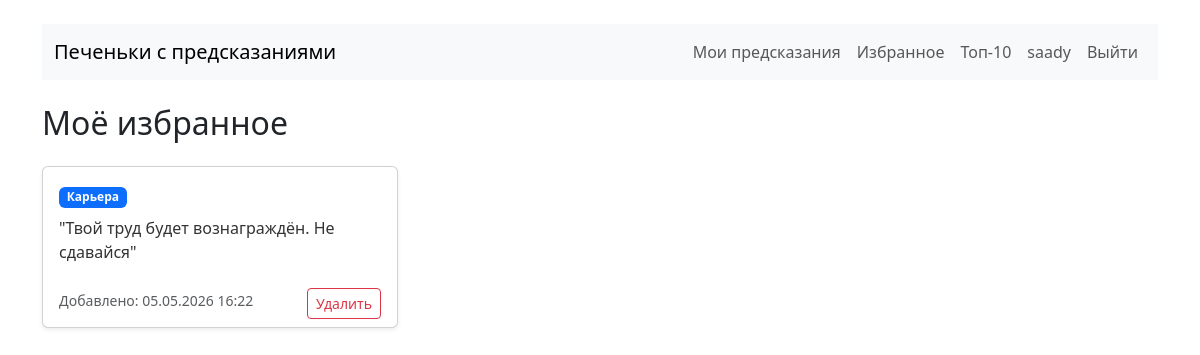
/favorites/ (signed in), run on the app's committed database.
### users/models.py (models this page shows)
class CustomUser(AbstractUser):
    pass

### predictions/models.py (models this page shows, shortened)
class FavoriteCookie(models.Model):
    user = models.ForeignKey(
        'users.CustomUser',
        on_delete=models.CASCADE,
        verbose_name="Пользователь"
    )
    cookie = models.ForeignKey(
        FortuneCookie,
        on_delete=models.CASCADE,
        verbose_name="Предсказание"
    )
    added_at = models.DateTimeField(auto_now_add=True, verbose_name="Добавлено")
    class Meta:
        unique_together = ['user', 'cookie']
        verbose_name = "Избранное предсказание"
        verbose_name_plural = "Избранные предсказания"

class FortuneCookie(models.Model):
    text = models.TextField(verbose_name="Текст предсказания")
    category = models.ForeignKey(
        'Category',
        on_delete=models.CASCADE,
        related_name='cookies',
        verbose_name="Категория"
    )
    created_by = models.ForeignKey(
        'users.CustomUser',
        on_delete=models.SET_NULL,
        null=True,
        blank=True,
        verbose_name="Создано пользователем"
    )
    is_active = models.BooleanField(default=True, verbose_name="Активно")
    created_at = models.DateTimeField(auto_now_add=True, verbose_name="Дата создания")
    usage_count = models.PositiveIntegerField(default=0, verbose_name="Количество использований")
    class Meta:
        verbose_name = "Печенье с предсказанием"
        verbose_name_plural = "Печеньки с предсказаниями"

class Category(models.Model):
    name = models.CharField(max_length=50, verbose_name="Название")
    description = models.TextField(blank=True, verbose_name="Описание")
    class Meta:
        verbose_name = "Категория"
        verbose_name_plural = "Категории"

### predictions/views.py (the view)
# urls.py: path('favorites/', views.favorites, name='favorites'),
@login_required
def favorites(request):
    favorite_list = FavoriteCookie.objects.filter(
        user=request.user
    ).select_related('cookie', 'cookie__category').order_by('-added_at')
    context = {
        'favorite_list': favorite_list,
    }
    return render(request, 'favorite.html', context)

### predictions/templates/favorite.html (shortened to what this page needs)
{% extends 'base.html' %}
{% block content %}
<div class="row">
    <div class="col-12">
        <h2 class="mb-4">Моё избранное</h2>
        {% if favorite_list %}
            <div class="row">
                {% for item in favorite_list %}
                <div class="col-md-6 col-lg-4 mb-4">
                    <div class="card h-100 shadow-sm">
                        <div class="card-body">
                            <span class="badge bg-primary mb-2">{{ item.cookie.category.name }}</span>
                            <p class="card-text prediction-text">
                                "{{ item.cookie.text }}"
                            </p>
                        </div>
                        <div class="card-footer bg-transparent border-0">
                            <small class="text-muted">
                                Добавлено: {{ item.added_at|date:"d.m.Y H:i" }}
                            </small>
                            <a href="{% url 'remove_from_favorites' item.cookie.id %}"
                               class="btn btn-sm btn-outline-danger float-end"
                               onclick="return confirm('Удалить из избранного?')">
                                Удалить
                            </a>
                        </div>
                    </div>
                </div>
                {% endfor %}
            </div>
        {% else %}
            <div class="alert alert-info">
                <h5>В избранном пока ничего нет</h5>
                <p>Получайте предсказания и добавляйте понравившиеся в избранное</p>
                <a href="{% url 'home' %}" class="btn btn-primary">Получить предсказание</a>
            </div>
        {% endif %}
    </div>
</div>
{% endblock %}

### templates/base.html (shortened to what this page needs)
<!DOCTYPE html>
<html lang="ru">
<head>
    <link href="https://cdn.jsdelivr.net/npm/bootstrap@5.3.2/dist/css/bootstrap.min.css" rel="stylesheet">
</head>
<body>
    <div class="container mt-4">
        <nav class="navbar navbar-expand-lg navbar-light bg-light mb-4">
            <div class="container">
                <a class="navbar-brand" href="{% url 'home' %}">Печеньки с предсказаниями</a>
                <div class="navbar-nav ms-auto">
                    {% if user.is_authenticated %}
                        <a class="nav-link" href="{% url 'my_predictions' %}">Мои предсказания</a>
                        <a class="nav-link" href="{% url 'favorites' %}">Избранное</a>
                        <a class="nav-link" href="{% url 'top_cookies' %}">Топ-10</a>
                        <a class="nav-link" href="{% url 'profile' %}">{{ user.username }}</a>
                        <form action="{% url 'logout' %}" method="post" style="display: inline;">
                            <button type="submit" class="btn btn-link nav-link"
                                    style="display: inline; background: none; border: none;">
                                Выйти
                            </button>
                        </form>
                    {% else %}
                        <a class="nav-link" href="{% url 'register' %}">Регистрация</a>
                        <a class="nav-link" href="{% url 'login' %}">Войти</a>
                    {% endif %}
                </div>
            </div>
        </nav>
        {% block content %}
        {% endblock %}
    </div>
</body>
</html>

### templates/base.html (style rules this page uses)
.prediction-text { font-size: 16px; margin-bottom: 10px; color: #333; }

### data on the page
CustomUser: username "saady"
FavoriteCookie: cookie.category.name "Карьера", cookie.text "Твой труд будет вознаграждён. Не сдавайся", added_at "05.05.2026 16:22"
